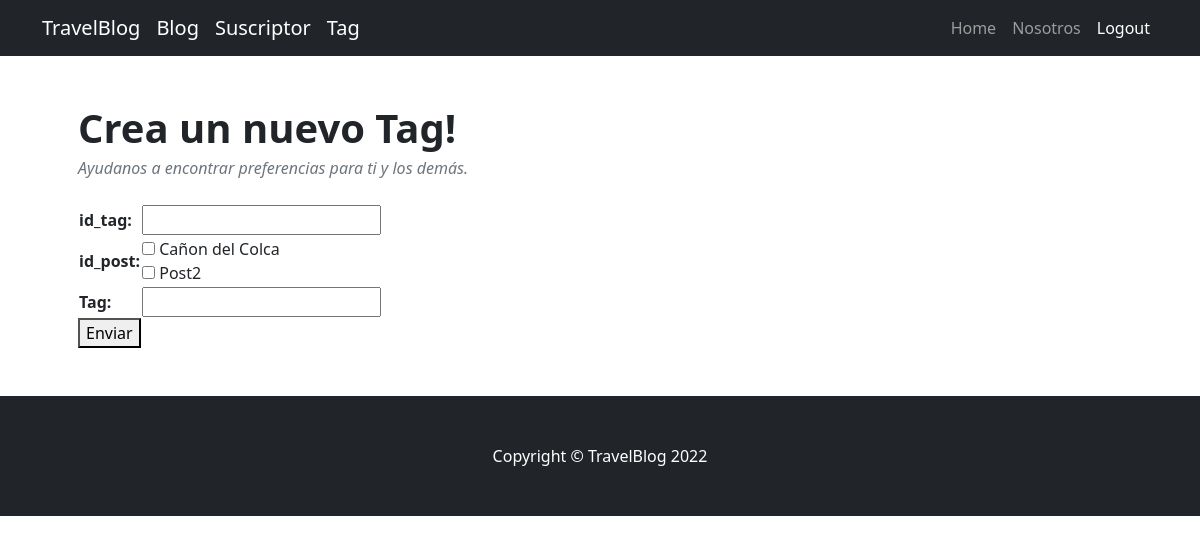
Page /form_tag/ (signed in) on the earlier database version.
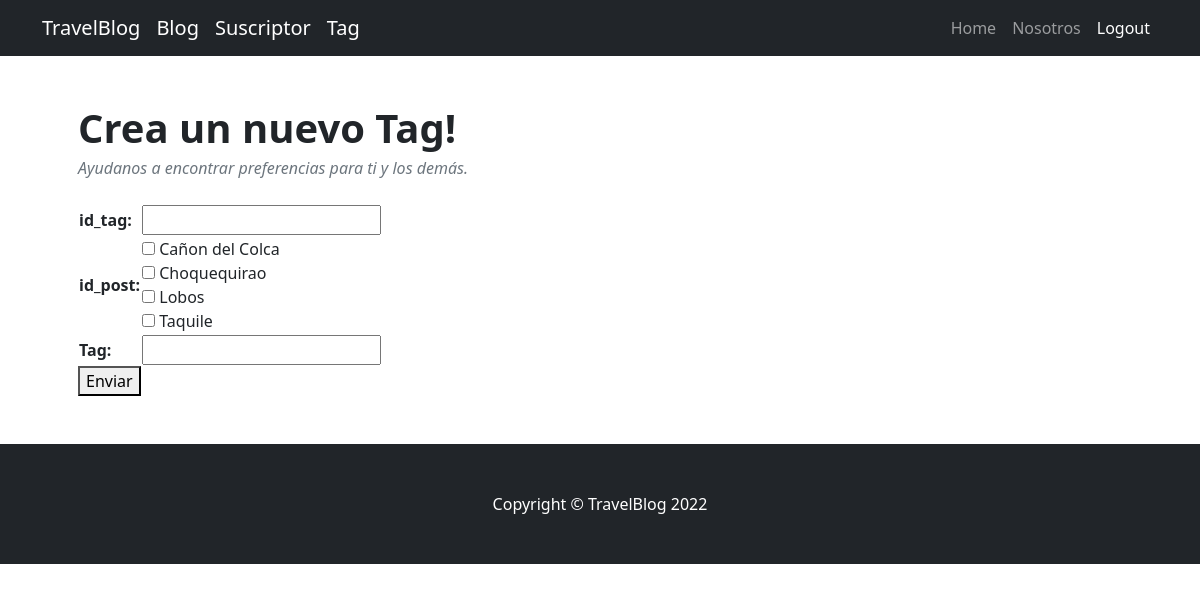
Same page on the later database version.
### AppBlog/models.py (models this page shows)
class Post(models.Model):
    id_post = models.AutoField(primary_key=True)
    nombre = models.CharField(max_length=50)
    sub_titulo = models.CharField(max_length=50)
    fecha_publicacion = models.DateField()
    img = models.CharField(max_length=100)
    descripcion = models.CharField(max_length=100)
    class Meta:
        verbose_name = 'Post'
        verbose_name_plural = 'Posts'
        ordering = ['id_post']
    def __str__(self):
        return self.nombre

### AppBlog/views.py (the view)
# urls.py: path('form_tag/', form_tag, name='form_tag'),
@login_required
def form_tag(request):
    formulario = Taguear(request.POST or None)
    if request.method == 'POST':
        formulario = Taguear(request.POST)
        if request.POST and formulario.is_valid():
            formulario_limpio = formulario.cleaned_data
            id_tag = formulario_limpio['id_tag']
            tag = formulario_limpio['tag']
            obj = Tags(
                id_tag=id_tag,
                tag = tag
            )
            obj.save()
            form2 = Taguear(request.POST, instance=obj)
            form2.save(commit=False)
            form2.save_m2m()
            return render(request,'index.html')
    else:
        formulario = Taguear()
    return render(request, 'form_tag.html',{'formulario':formulario})

### AppBlog/forms.py
class Taguear(ModelForm):
    id_tag = forms.IntegerField(label='id_tag')
    id_post = forms.ModelMultipleChoiceField(queryset=Post.objects.all().order_by('nombre'),label='id_post', widget=forms.CheckboxSelectMultiple)
    tag = forms.CharField(max_length=50)
    class Meta:
        model = Tags
        fields = '__all__'

### AppBlog/templates/form_tag.html
{% extends 'base.html' %}
{% load static %}
{% block codigoDinamico %}
<div class="container px-5 my-5">
    <header class="mb-4">
        <h1 class="fw-bolder mb-1">Crea un nuevo Tag!</h1>
        <div class="text-muted fst-italic mb-2">Ayudanos a encontrar preferencias para ti y los demás.</div>
    </header>
    <form action="" method="post"> {%csrf_token %}
        <table>
            {{formulario.as_table}}
        </table>
        <button type="submit" value="enviar">Enviar</button>
    </form>
</div>
{%endblock%}

Differences in the rows shown:
removed Post: id_post "☐ ☐"
added Post: id_post "☐ ☐ ☐ ☐"
Other differences:
text no longer shown: "id_tag: id_post: Cañon del Colca Post2 Tag:"
text now shown: "id_tag: id_post: Cañon del Colca Choquequirao Lobos Taquile Tag:"
